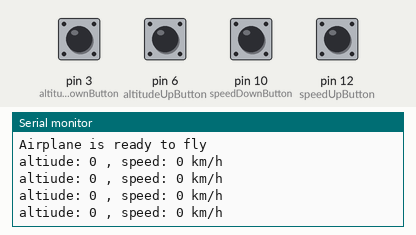
The sketch below on a simulated Arduino Uno, built with avr-gcc and run on an emulated ATmega328P. On the bench: the last lines printed to the serial monitor. The test bench sets the inputs (shaded band); at power-on: pin 3 (altitudeDownButton), pin 6 (altitudeUpButton), pin 10 (speedDownButton), pin 12 (speedUpButton) HIGH.

Above: at 1.8 s.
1.9 s: pin 3 (altitudeDownButton) pulled LOW for 0.6 s
4.0 s: pin 10 (speedDownButton) pulled LOW for 0.6 s
6.1 s: pin 6 (altitudeUpButton) pulled LOW for 0.6 s
At 6.9 s:
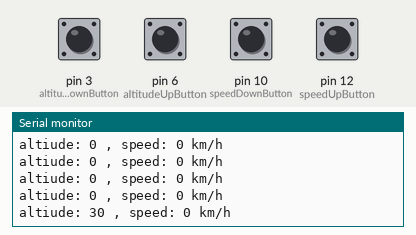
8.2 s: pin 12 (speedUpButton) pulled LOW for 0.6 s
At 8.9 s:
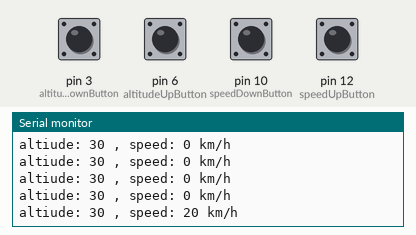
10.3 s: pin 3 (altitudeDownButton) pulled LOW for 1 s
At 10.9 s:
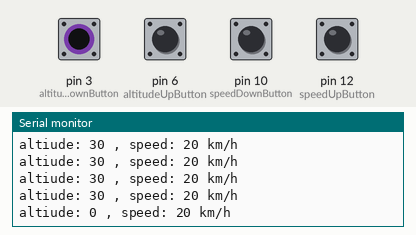
12.8 s: pin 6 (altitudeUpButton) pulled LOW for 1 s
At 13.9 s:
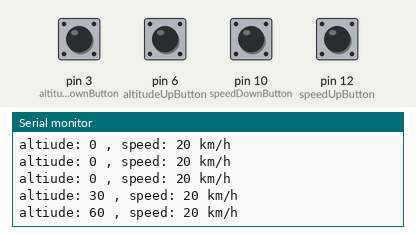
Timing chart, 0 to 15.8 s (numbered marks = the images above; inputs shaded):
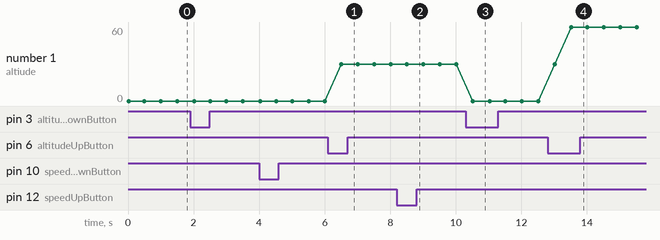

Measured:
- after the input at 6.1 s, the serial monitor: prints a new line after 0.41 s (image 1)
- after the input at 8.2 s, the serial monitor: prints a new line after 0.31 s (image 2)
- after the input at 10.3 s, the serial monitor: prints a new line after 0.21 s (image 3)
- after the input at 12.8 s, the serial monitor: prints a new line after 0.71 s (image 4)
- plotted number 1: 0 → 30 after the input at 6.1 s, 0 → 60 after the input at 12.8 s

The sketch:

plane.ino
```cpp
int speedUpButton = 12;
int speedDownButton = 10;
int altitudeUpButton = 6;
int altitudeDownButton = 3;

int altitude = 0;
int speed = 0;

char buffer[30];
int time = 500;

void setup() {
  // put your setup code here, to run once:
  Serial.begin(9600);
  Serial.println("Airplane is ready to fly");
  pinMode(speedUpButton, INPUT_PULLUP);
  pinMode(speedDownButton, INPUT_PULLUP);
  pinMode(altitudeUpButton, INPUT_PULLUP);
  pinMode(altitudeDownButton, INPUT_PULLUP);
}


void loop() {
  // put your main code here, to run repeatedly:


  int speedUpVal = digitalRead(speedUpButton);
  int speedDownVal = digitalRead(speedDownButton);
  int altitudeUpVal = digitalRead(altitudeUpButton);
  int altitudeDownVal = digitalRead(altitudeDownButton);

  if(speedUpVal == 0){
    speed += 20;
  }
  if(speedDownVal == 0){
    speed > 0 ? speed -= 20 : Serial.println("Speed is already zero");
  }
  if(altitudeUpVal == 0){
    altitude += 30;
  }
  if(altitudeDownVal == 0){
    altitude > 0 ? altitude -= 30 : Serial.println("Already at ground level");
  }


  sprintf(buffer,"altiude: %d , speed: %d km/h",altitude, speed);
  Serial.println(buffer);
  delay(time);

}
```
